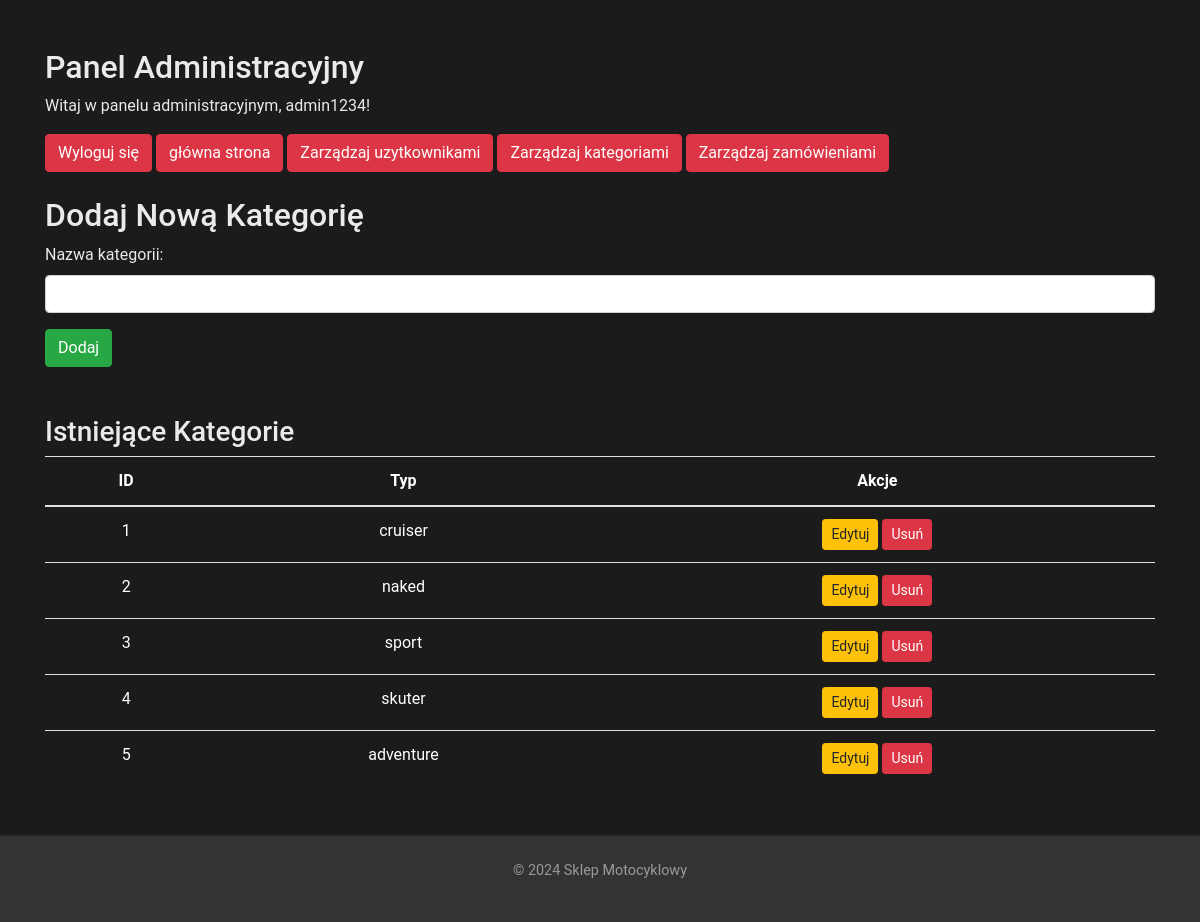
The page /kategorie.php (signed in) on the database its author committed.
### tables this page shows
CREATE TABLE `categories` (
  `id` int(11) NOT NULL,
  `type` varchar(255) NOT NULL
);

### kategorie.php (the view, shortened to what this page needs)
<?php
require 'db.php';
try {
    $pdo = new PDO("mysql:host=$host;dbname=$db;charset=utf8", $user, $pass);
    $pdo->setAttribute(PDO::ATTR_ERRMODE, PDO::ERRMODE_EXCEPTION);
} catch (PDOException $e) {
    echo json_encode(['error' => 'Połączenie z bazą danych nieudane: ' . $e->getMessage()]);
    exit;
}
$categoryToEdit = null;
?>
<!DOCTYPE html>
<html lang="pl">
<head>
    <link rel="stylesheet" href="style.css">
    <link rel="stylesheet" href="https://stackpath.bootstrapcdn.com/bootstrap/4.5.2/css/bootstrap.min.css">
</head>
<body>
    <main>
        <div class="container mt-5">
        <h2>Panel Administracyjny</h2>
    <p>Witaj w panelu administracyjnym, <?php echo $_SESSION['username']; ?>!</p>
    <a href="logout.php" class="btn btn-danger ">Wyloguj się</a>
    <a href="index.php" class="btn btn-danger ">główna strona</a>
    <a href="uzytkownicy.php" class="btn btn-danger ">Zarządzaj uzytkownikami</a>
    <a href="kategorie.php" class="btn btn-danger ">Zarządzaj kategoriami</a>
    <a href="zamowienia.php" class="btn btn-danger ">Zarządzaj zamówieniami</a>
    <br></br>
            <h2><?php echo $categoryToEdit ? 'Edytuj Kategorię' : 'Dodaj Nową Kategorię'; ?></h2>
            <form method="POST" action="">
                <div class="mb-3">
                    <label for="type" class="form-label">Nazwa kategorii:</label>
                    <input type="text" class="form-control" id="type" name="type" value="<?php echo $categoryToEdit ? htmlspecialchars($categoryToEdit['type']) : ''; ?>" required>
                </div>
                <button type="submit" class="btn btn-success"><?php echo $categoryToEdit ? 'Zaktualizuj' : 'Dodaj'; ?></button>
            </form>
            <h3 class="mt-5">Istniejące Kategorie</h3>
            <table class="table">
                <thead>
                    <tr>
                        <th class="text-center">ID</th>
                        <th class="text-center">Typ  </th>
                        <th class="text-center">Akcje</th>
                    </tr>
                </thead>
                <tbody>
                    <?php
                    $stmt = $pdo->query("SELECT * FROM categories");
                    $categories = $stmt->fetchAll(PDO::FETCH_ASSOC);
                    if (!empty($categories)) {
                        foreach ($categories as $category) {
                            echo '<tr class="text-center">';
                            echo "<td >" . htmlspecialchars($category['id']) . "</td>";
                            echo "<td>" . htmlspecialchars($category['type']) . "</td>";
                            echo '<td class="text-center">';
                            echo "<a href='?edit={$category['id']}' class='btn btn-warning btn-sm'>Edytuj</a>";
                            echo "<a href='delete_category.php?id={$category['id']}' class='btn btn-danger btn-sm' onclick='return confirm(\"Czy na pewno chcesz usunąć tę kategorię?\")'>Usuń</a>";
                            echo "</td>";
                            echo "</tr>";
                        }
                    } else {
                        echo "<tr><td colspan='3'>Brak kategorii</td></tr>";
                    }
                    ?>
                </tbody>
            </table>
        </div>
    </main>
    <footer class="text-center mt-5">
        <p>&copy; 2024 Sklep Motocyklowy</p>
    </footer>
</body>
</html>

### style.css (style rules this page uses)
body { background-color: #1b1b1b !important; color: #eaeaea !important ; }
* { margin: 0; padding: 0; box-sizing: border-box; font-family: 'Roboto', sans-serif; }
.container { width: 90%; max-width: 1200px; margin: auto; }
footer { text-align: center; padding: 1.5rem; background-color: #333; color: #eaeaea; border-top: 2px solid #222; }
footer p { font-size: 0.9rem; color: #999; }

### kategorie.php (style rules this page uses)
.table { color:white; }

### rows shown on the page
categories: id "1", type "cruiser"
categories: id "2", type "naked"
categories: id "3", type "sport"
categories: id "4", type "skuter"
categories: id "5", type "adventure"

### other values the page prints
$_SESSION['username'] "admin1234"
